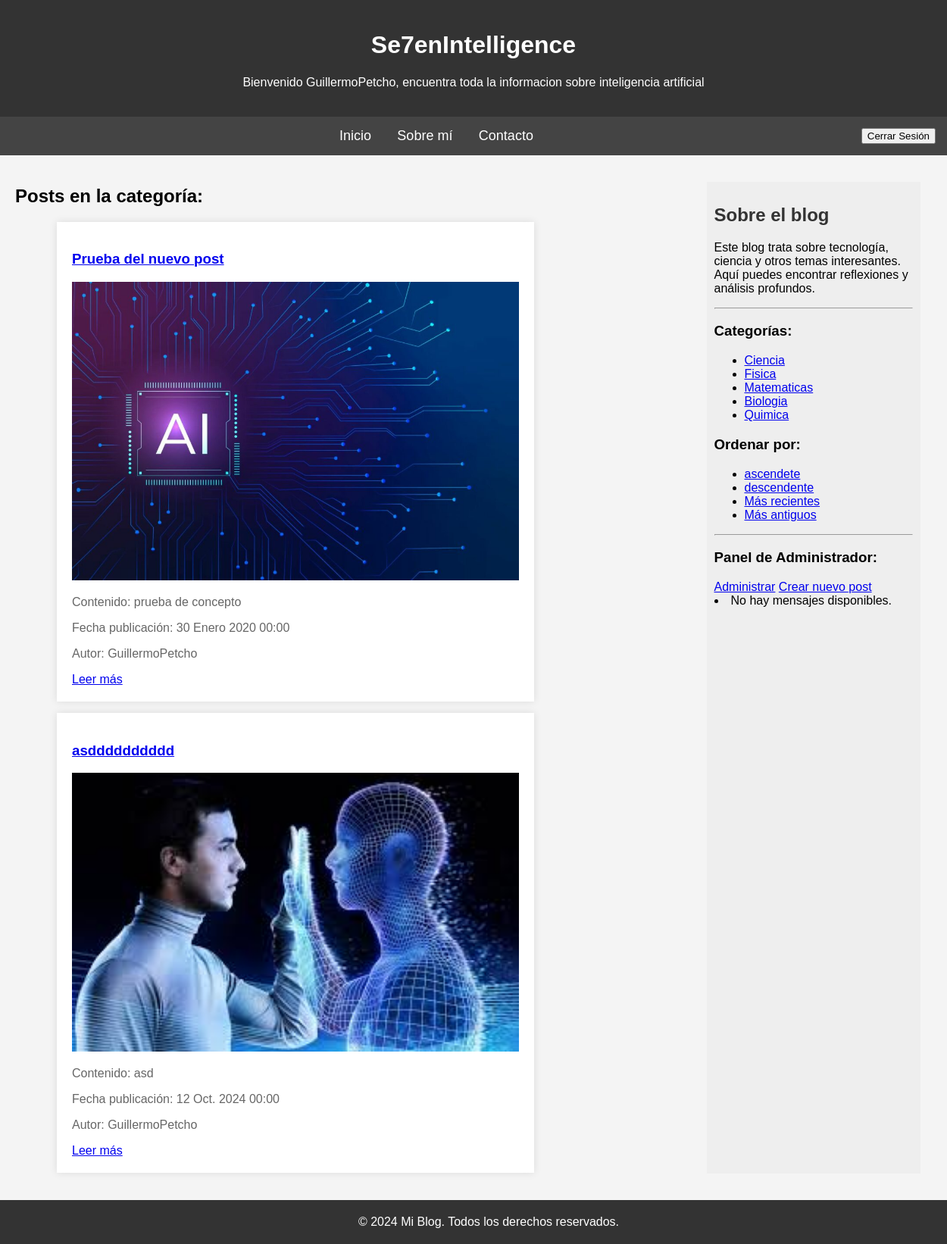
The app's page /categoria/10/ (signed in) with its own data.
### apps/myblog/models.py (models this page shows, shortened)
class Post(models.Model):
    autor = models.ForeignKey(settings.AUTH_USER_MODEL, on_delete=models.CASCADE)
    titulo = models.CharField(max_length=200)
    resumen = models.TextField(max_length=50000)
    fecha_creacion = models.DateTimeField(default=timezone.now)
    fecha_publicacion = models.DateTimeField(blank=True, null=True)
    contenido = models.TextField(max_length=50000)
    imagen = models.ImageField(null=True, blank= True,upload_to= "img/posts", help_text= "Imagen del post")
    categorias = models.ManyToManyField(Categoria, related_name="posts")

class Categoria(models.Model):
    nombre = models.CharField(max_length=200,unique=True)

### apps/myblog/views.py (the view)
# urls.py: path('categoria/<int:categoria_id>/', listar_posts_por_categoria, name='listar_posts_por_categoria'),
def listar_posts_por_categoria(request, categoria_id):
    global categoria,categorias
    categoria = get_object_or_404(Categoria, id=categoria_id)
    posts = Post.objects.filter(categorias=categoria)  # Filtra los posts por la categoría seleccionada
    categorias = Categoria.objects.all()  # Obtén todas las categorías para el aside
    return render(request, 'filtrado_categorias.html', {
        'posts': posts,
        'categorias': categorias,  # Pasa las categorías para el aside
        'mostrar_categorias': True,
        'mostrar_fechas': True,
        'mostrar_cargas': True
    })

### templates/filtrado_categorias.html
{% extends 'base.html' %}
{% load static %}
{% block content %}
<h2>Posts en la categoría: {{ categoria.nombre }}</h2>
<ul>
    {% for post in posts %}
    <article class="post">
        <h3><a href="{% url 'post_detalle' post.id %}">{{ post.titulo }}</a></h3>
        {% if post.imagen %}
           <img class="imagen" src="{{ post.imagen.url }}" alt="Imagen de {{ post.titulo }}" />
        {% else %}
            <p>No hay imagen disponible.</p>
        {% endif %}
        <p>Contenido: {{ post.resumen }}</p>
        <p>Fecha publicación: {{ post.fecha_publicacion }}</p>
        <p>Autor: {{ post.autor }}</p>
        <a href="{% url 'post_detalle' post.id %}">Leer más</a>
    </article>
    {% endfor %}
</ul>
{% endblock %}

### templates/base.html (shortened to what this page needs)
<!DOCTYPE html>
{% load static %}
<html lang="es">
<head>
</head>
<body>
<header>
    {% if user.is_authenticated %}
        <h1>Se7enIntelligence</h1>
        <p>Bienvenido {{ user.username }}, encuentra toda la informacion sobre inteligencia artificial</p>
    {% else %}
        <h1>Se7enIntelligence</h1>
        <p>Bienvenido a Se7enIntelligence, encuentra toda la informacion sobre inteligencia artificial</p>
    {% endif %}
</header>
<nav>
    <a href="{% url 'inicio' %}">Inicio</a>
    <a href="{% url 'acerca_de' %}">Sobre mí</a>
    <a href="{% url 'contacto' %}">Contacto</a>
    <span style="float: right;">
        {% if user.is_authenticated %}
        <form action="{% url 'cerrar_sesion' %}" method="post">
            <button type="submit">Cerrar Sesión</button>
        </form>
    {% else %}
        <a href="{% url 'login' %}">Iniciar sesión</a> | <a href="{% url 'signup' %}">Registrarse</a>
    {% endif %}
    </span>
</nav>
<main>
    <section class = "container">
        {% block content %}
        {% endblock %}
    </section>
    <aside class="sidebar">
        <h2>Sobre el blog</h2>
        <p>Este blog trata sobre tecnología, ciencia y otros temas interesantes. Aquí puedes encontrar reflexiones y análisis profundos.</p>
        {% if mostrar_categorias %}
        <hr>
            <h3>Categorías:</h3>
            <ul>
            {% for categoria in categorias %}
                <li>
                    <a href="{% url 'listar_posts_por_categoria' categoria.id %}">
                        {{ categoria.nombre }}
                    </a>
                </li>
            {% endfor %}
            </ul>
        {% endif %}
        {% if mostrar_fechas %}
        <div>
            <h3>Ordenar por:</h3>
            <ul>
                <li>
                    <a href="{% url 'listar_posts_alfabeticamente' %}?orden=asc">ascendete</a>
                </li>
                <li>
                    <a href="{% url 'listar_posts_alfabeticamente' %}?orden=desc">descendente</a>
                </li>
                <li>
                    <a href="{% url 'listar_posts_fechas' 'recientes' %}">Más recientes</a>
                </li>
                <li>
                    <a href="{% url 'listar_posts_fechas' 'antiguos' %}">Más antiguos</a>
                </li>
            </ul>
        </div>
        {% endif %}
        {% if user.is_authenticated %}
            {% if user.is_staff %}
            <hr>
                <h3>Panel de Administrador:</h3>
                <a href="{% url 'admin:index' %}">Administrar</a>
                <a href="{% url 'cargar_publicacion' %}">Crear nuevo post</a>
                {% if ultimos_mensajes %}
                <hr>
                <h3>Últimos Mensajes por Tema</h3>
                <ul>
                    {% for mensaje in ultimos_mensajes %}
                        <li>
                            <strong>Tema:</strong> {{ mensaje.tema }}<br>
                        </li>
                    {% endfor %}
                {% else %}
                    <li>No hay mensajes disponibles.</li>
                {% endif %}
            {% endif %}
        {% endif %}
    </aside>
</main>
<footer>
    <p>&copy; 2024 Mi Blog. Todos los derechos reservados.</p>
</footer>
</body>
</html>

### templates/base.html (style rules this page uses)
body { font-family: Arial, sans-serif; margin: 0; padding: 0; background-color: #f4f4f4; }
header { background-color: #333; color: white; padding: 20px; text-align: center; }
nav { background-color: #444; padding: 15px; text-align: center; }
nav a { color: white; margin: 0 15px; text-decoration: none; font-size: 18px; }
main { display: flex; flex: 1; flex-wrap: wrap; justify-content: space-between; padding: 20px; }
.post { background-color: white; margin: 15px; padding: 20px; box-shadow: 0px 0px 10px rgba(0, 0, 0, 0.1); width: calc(70% - 10px); }
.imagen { width: 100%; }
.sidebar { background-color: #eee; padding: 10px; width: calc(25% - 40px); margin: 15px; }
.container { flex: 1; width: calc(70%); }
.post h2, .sidebar h2 { color: #333; }
.post p { color: #666; }
footer { background-color: #333; color: white; text-align: center; padding: 20px; position: relative; bottom: 0; width: 100%; }
footer p { margin: 0; }

### records on screen
Post: titulo "Prueba del nuevo post", imagen (picture), resumen "prueba de concepto", fecha_publicacion "30 Enero 2020 00:00", autor "GuillermoPetcho"
Post: titulo "asdddddddddd", imagen (picture), resumen "asd", fecha_publicacion "12 Oct. 2024 00:00", autor "GuillermoPetcho"
Categoria: nombre "Ciencia"
Categoria: nombre "Fisica"
Categoria: nombre "Matematicas"
Categoria: nombre "Biologia"
Categoria: nombre "Quimica"

### other values on screen
{{ user.username }} "GuillermoPetcho"
